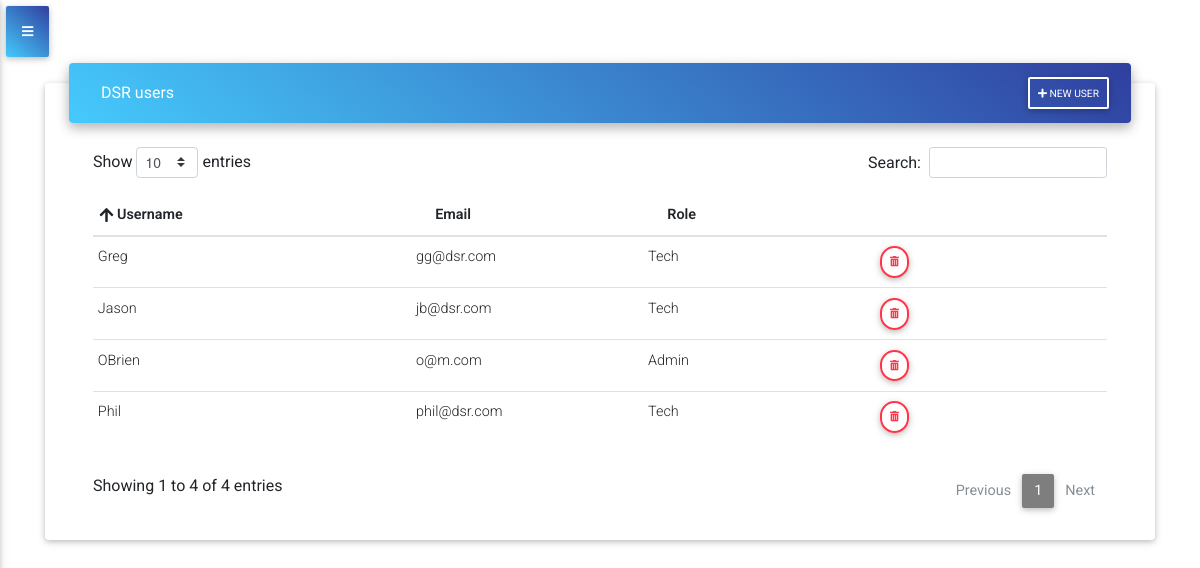
/users/ (signed in), run on the app's committed database.
### accounts/models.py (models this page shows, shortened)
class AccountUser(models.Model):
    user = models.OneToOneField(User, on_delete=models.CASCADE)
    account = models.ForeignKey(AccountCompany, on_delete=models.CASCADE)
    company = models.CharField(max_length=100, blank=True)
    role = models.CharField(choices=ROLES, max_length=20, null=True, default='Tech')

class AccountCompany(models.Model):
    company_name = models.CharField(max_length=100)
    def __str__(self):
        return self.company_name

### accounts/views.py (the view)
# urls.py: path('users/',views.UserListView.as_view(), name='users'),
class UserListView(ListView,LoginRequiredMixin):
    model = AccountUser
    context_object_name = 'accountuser'
    def get_context_data(self, **kwargs):
        context = super().get_context_data(**kwargs)
        context['ticket_count'] = ticket_count(self.request)
        context['tech_ticket'] = tech_tickets(self.request)
        context['tech_ticket_count'] = tech_ticket_count(self.request)
        context['accountuser'] = AccountUser.objects.filter(account=self.request.user.accountuser.account)
        context['todays_tickets'] = todays_tickets(self.request)
        context['tech_todays_tickets'] = tech_todays_tickets(self.request)
        context['todays_tickets_count'] = todays_tickets_count(self.request)
        context['in_progress_count'] = in_progress_count(self.request)
        context['completed_today_tickets_count'] = completed_today_tickets_count(self.request)
        context['tech_todays_tickets_count'] = tech_todays_tickets_count(self.request)
        context['tech_completed_today_tickets_count'] = tech_completed_today_tickets_count(self.request)
        return context

### service_ticket_app/utils.py (called while the page is built)
def ticket_count(request):
    count = Ticket.objects.filter(account=request.user.accountuser.account).count()
    return count

def todays_tickets_count(request):
    todays_tickets_count = Ticket.objects.filter(account=request.user.accountuser.account, schedule=datetime.date.today()).count()
    return todays_tickets_count

def todays_tickets(request):
    todays_tickets = Ticket.objects.filter(account=request.user.accountuser.account, schedule=datetime.date.today())
    return todays_tickets

def in_progress_count(request):
    in_progress_count = Ticket.objects.filter(account=request.user.accountuser.account, schedule=datetime.date.today(),start_job=True,completed=False).count()
    return in_progress_count

def completed_today_tickets_count(request):
    completed_today_tickets_count = Ticket.objects.filter(account=request.user.accountuser.account, schedule=datetime.date.today(), start_job=True, completed=True).count()
    return completed_today_tickets_count

def tech_ticket_count(request):
    count = Ticket.objects.filter(account=request.user.accountuser.account, assigned=request.user.accountuser).count()
    return count

def tech_tickets(request):
    tech_tickets = Ticket.objects.filter(account=request.user.accountuser.account, assigned=request.user.accountuser)
    return tech_tickets

def tech_todays_tickets_count(request):
    tech_todays_tickets_count = Ticket.objects.filter(account=request.user.accountuser.account, schedule=datetime.date.today(), assigned=request.user.accountuser).count()
    return tech_todays_tickets_count

def tech_todays_tickets(request):
    tech_todays_tickets = Ticket.objects.filter(account=request.user.accountuser.account, assigned=request.user.accountuser, schedule=datetime.date.today())
    return tech_todays_tickets

def tech_completed_today_tickets_count(request):
    tech_completed_today_tickets_count = Ticket.objects.filter(account=request.user.accountuser.account, schedule=datetime.date.today(), start_job=True, completed=True, assigned=request.user.accountuser).count()
    return tech_completed_today_tickets_count

### accounts/templates/accounts/accountuser_list.html (shortened to what this page needs)
{% extends 'base.html' %}
{% block content %}
<div class="card card-cascade narrower">
    <div class="view view-cascade gradient-card-header blue-gradient narrower py-2 mx-4 mb-3 d-flex justify-content-between align-items-center">
        <div>
            <div class="white-text mx-3">{{request.user.accountuser.account}} users</div>
        </div>
        <div class='justify-content-start'>
            <a href="{% url 'accounts:add_user' %}" type="button" class="btn btn-outline-white btn-sm px-2">
                <i class="fas fa-plus mt-0"></i> New User
            </a>
        </div>
    </div>
    <div class="px-5">
        <div class="table-wrapper">
            <table id="ticket_list" class="table table-hover table-sm table-responsive-sm" width="100%">
                <thead>
                    <tr>
                        <th class="th-sm">Username
                        </th>
                        <th class="th-sm">Email
                        </th>
                        <th class="th-sm">Role
                        </th>
                        <th class="th-sm">
                        </th>
                    </tr>
                </thead>
                <tbody>
                    {% for u in accountuser %}
                        <tr>
                            <td>{{ u.user.username }}</td>
                            <td> {{ u.user.email }} </td>
                            <td> {{ u.role }} </td>
                            <td>
                            {% if user.username == 'Demo'%}
                                "delete button here"
                            {% else %}
                                <a href="{% url 'accounts:delete_user' pk=u.pk %}" type="button" class="btn btn-outline-danger btn-rounded btn-sm px-2">
                                    <i class="fas fa-trash-alt lt mt-0"></i>
                                </a>
                            {% endif %}
                            </td>
                        </tr>
                    {% endfor %}
                </tbody>
            </table>
        </div>
    </div>
</div>
{% endblock %}

### templates/base.html (style rules this page uses)
table.dataTable thead .sorting:after, table.dataTable thead .sorting:before, table.dataTable thead .sorting_asc:after, table.dataTable thead .sorting_asc:before, table.dataTable thead .sorting_asc_disabled:after, table.dataTable thead .sorting_asc_disabled:before, table.dataTable thead .sorting_desc:after, table.dataTable thead .sorting_desc:before, table.dataTable thead .sorting_desc_disabled:after, table.dataTable thead .sorting_desc_disabled:before { bottom: .5em; }

### data on the page
AccountUser: user.username "OBrien", user.email "o@m.com", role "Admin"
AccountUser: user.username "Jason", user.email "jb@dsr.com", role "Tech"
AccountUser: user.username "Greg", user.email "gg@dsr.com", role "Tech"
AccountUser: user.username "Phil", user.email "phil@dsr.com", role "Tech"

### other printed values
{{ request.user.accountuser.account }} "DSR"
